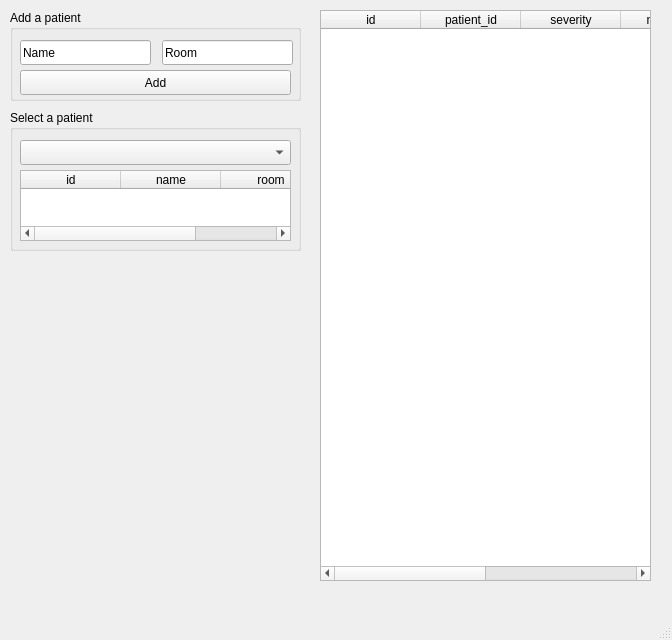
<?xml version="1.0" encoding="UTF-8"?>
<ui version="4.0">
 <class>MainWindow</class>
 <widget class="QMainWindow" name="MainWindow">
  <property name="geometry">
   <rect>
    <x>0</x>
    <y>0</y>
    <width>672</width>
    <height>640</height>
   </rect>
  </property>
  <property name="windowTitle">
   <string>MainWindow</string>
  </property>
  <widget class="QWidget" name="centralwidget">
   <widget class="QTableWidget" name="tblMes">
    <property name="geometry">
     <rect>
      <x>320</x>
      <y>10</y>
      <width>331</width>
      <height>571</height>
     </rect>
    </property>
    <column>
     <property name="text">
      <string>id</string>
     </property>
    </column>
    <column>
     <property name="text">
      <string>patient_id</string>
     </property>
    </column>
    <column>
     <property name="text">
      <string>severity</string>
     </property>
    </column>
    <column>
     <property name="text">
      <string>message</string>
     </property>
    </column>
    <column>
     <property name="text">
      <string>location</string>
     </property>
    </column>
    <column>
     <property name="text">
      <string>confirmed</string>
     </property>
    </column>
   </widget>
   <widget class="QGroupBox" name="groupBox">
    <property name="geometry">
     <rect>
      <x>10</x>
      <y>10</y>
      <width>291</width>
      <height>91</height>
     </rect>
    </property>
    <property name="title">
     <string>Add a patient</string>
    </property>
    <widget class="QLineEdit" name="tbName">
     <property name="geometry">
      <rect>
       <x>10</x>
       <y>30</y>
       <width>131</width>
       <height>25</height>
      </rect>
     </property>
     <property name="text">
      <string>Name</string>
     </property>
    </widget>
    <widget class="QLineEdit" name="tbRoom">
     <property name="geometry">
      <rect>
       <x>152</x>
       <y>30</y>
       <width>131</width>
       <height>25</height>
      </rect>
     </property>
     <property name="text">
      <string>Room</string>
     </property>
    </widget>
    <widget class="QPushButton" name="btnAdd">
     <property name="geometry">
      <rect>
       <x>10</x>
       <y>60</y>
       <width>271</width>
       <height>25</height>
      </rect>
     </property>
     <property name="text">
      <string>Add</string>
     </property>
    </widget>
   </widget>
   <widget class="QGroupBox" name="groupBox_2">
    <property name="geometry">
     <rect>
      <x>10</x>
      <y>110</y>
      <width>291</width>
      <height>141</height>
     </rect>
    </property>
    <property name="title">
     <string>Select a patient</string>
    </property>
    <widget class="QComboBox" name="cbPatients">
     <property name="geometry">
      <rect>
       <x>10</x>
       <y>30</y>
       <width>271</width>
       <height>25</height>
      </rect>
     </property>
    </widget>
    <widget class="QTableWidget" name="tableWidget">
     <property name="geometry">
      <rect>
       <x>10</x>
       <y>60</y>
       <width>271</width>
       <height>71</height>
      </rect>
     </property>
     <column>
      <property name="text">
       <string>id</string>
      </property>
     </column>
     <column>
      <property name="text">
       <string>name</string>
      </property>
     </column>
     <column>
      <property name="text">
       <string>room</string>
      </property>
     </column>
    </widget>
   </widget>
  </widget>
  <widget class="QMenuBar" name="menubar">
   <property name="geometry">
    <rect>
     <x>0</x>
     <y>0</y>
     <width>672</width>
     <height>22</height>
    </rect>
   </property>
  </widget>
  <widget class="QStatusBar" name="statusbar"/>
 </widget>
 <resources/>
 <connections/>
</ui>
